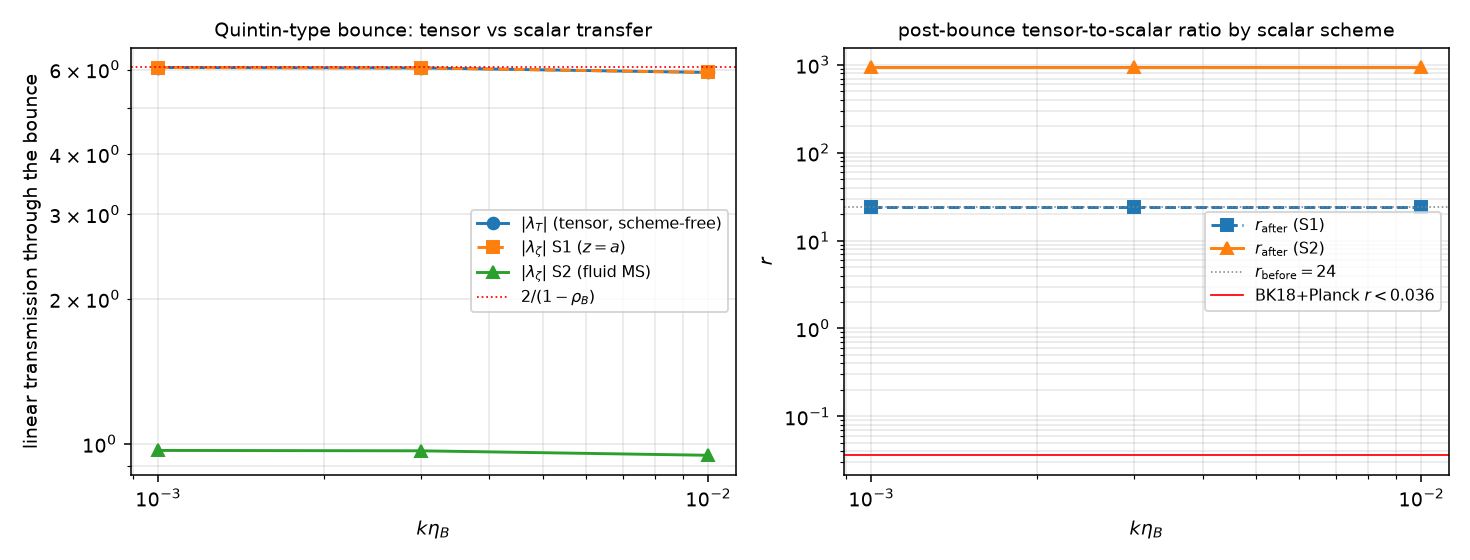

Write Python code to recreate this figure.
#!/usr/bin/env python3
"""Row 18(a) / A3-S2r: tensor transfer through the bounce, and r_after per scalar scheme.

The tensor mode obeys  hdd + 3 H hd + (k^2/a^2) h = 0  (equivalently mu_T = a h, mu_T'' + (k^2 - a''/a) mu_T = 0).
It contains ONLY a: no 1/H, no eps, no c_s, no scalar constraint variables (N1, psi).  The S1/S2 scheme ambiguity
is a choice of SCALAR variable (which z continues through H = 0), so it cannot touch h.  This script verifies that
numerically on the Quintin-type background used by lane 9b-2, and computes r_after = r_before (lam_T/lam_zeta)^2
for each scalar scheme, plus lam_zeta^S2(c_s).  Nothing is tuned toward any target value.

Background + S1/S2 scalar mode machinery are imported from the committed lane 9b-2 script (single source of truth);
the tensor solver here is an independent code path written from the tensor equation.
"""
import importlib.util, json, os, time
import numpy as np
from scipy.integrate import solve_ivp

HERE = os.path.dirname(os.path.abspath(__file__))
LANE = os.path.join(os.path.dirname(HERE), "lane9b2_s2_rawadm")
_spec = importlib.util.spec_from_file_location("lane9b2", os.path.join(LANE, "lane9b2_s2_rawadm.py"))
L = importlib.util.module_from_spec(_spec); _spec.loader.exec_module(L)
_lines = []


def log(m=""):
    print(m, flush=True); _lines.append(m)


# ------------------------------------------------------------------ tensor mode (independent code path)
def tensor_transmission(bg, k, t_star, rtol=1e-12, atol=1e-14):
    """|h(t_star)/h(-tm)| for the tensor mode seeded in the pre-bounce adiabatic vacuum.
    Phase 1 (t <= -tm): exact matter solution v = e^{-ik eta}(1 - i/(k eta))/sqrt(2k), h = v/a.
    Phase 2 (|t| <= tm): integrate the REGULAR first-order system hd = Pi/a^3, Pid = -a k^2 h
        (Pi = a^3 hd is the tensor momentum; both are continuous everywhere, including H = 0 and the
         |t| = tm junctions where only Hdot jumps).  Equivalent to hdd + 3H hd + (k^2/a^2) h = 0.
    Phase 3 (t >= tm): exact matter basis again (g1 = cos x - sin x/x, g2 = sin x + cos x/x).
    """
    tm, am = bg.tm, bg.am
    v, dv = L.matter_mode(k, bg.eta_m(-tm))                 # dv = dv/deta
    a, H = float(bg.a(-tm)), float(bg.H(-tm))
    h0 = v / a
    Pi0 = a * dv - a**2 * H * v                             # = a^3 dh/dt

    def rhs(t, y):
        aa = float(bg.a(t))
        hr, hi, pr, pi = y
        return [pr / aa**3, pi / aa**3, -aa * k**2 * hr, -aa * k**2 * hi]

    sol = solve_ivp(rhs, (-tm, tm), [h0.real, h0.imag, Pi0.real, Pi0.imag],
                    rtol=rtol, atol=atol, method="DOP853", dense_output=True)
    assert sol.success, sol.message
    hp = sol.y[0, -1] + 1j * sol.y[1, -1]
    Pip = sol.y[2, -1] + 1j * sol.y[3, -1]
    a, H = float(bg.a(tm)), float(bg.H(tm))
    vv = a * hp
    vvp = (Pip + a**2 * H * vv) / a                          # dv/deta at +tm
    g1, g2, dg1, dg2 = L.matter_real_basis(k, bg.eta_m(tm))
    cA, cB = np.linalg.solve(np.array([[g1, g2], [dg1, dg2]]), np.array([vv, vvp]))
    g1s, g2s, _, _ = L.matter_real_basis(k, bg.eta_m(t_star))
    h_star = (cA * g1s + cB * g2s) / float(bg.a(t_star))
    return dict(lam_T=float(abs(h_star / h0)), h_before=complex(h0), h_star=complex(h_star),
                n_steps=int(sol.t.size), wronskian_check=None)


def scalar_transmission(bg, k, scheme, t_star, c_s=1.0):
    """|zeta(t_star)/zeta(-tm)| from lane 9b-2's BounceModes.  A constant c_s enters the S2 problem ONLY as
    k -> c_s k (z^2 = 2 a^2 eps / c_s^2 is a constant rescaling that cancels in a transmission RATIO, and the
    junction condition a^3 eps zetadot / c_s^2 is likewise c_s-invariant); the gradient term is c_s^2 k^2."""
    m = L.BounceModes(bg, c_s * k, scheme)
    z_before = m.early(-bg.tm)[0]
    z_star = m.late(t_star)[0]
    return float(abs(z_star / z_before))


def main():
    t0 = time.time()
    bg = L.Quintin(1.0)
    lane = json.load(open(os.path.join(LANE, "results.json")))
    rho_B = lane["S1_reference_lane_b"]["rho_B"]
    lam_S1_closed = 2.0 / (1.0 - rho_B)
    t_star = float(bg.t_of_eta(50 * bg.eta_B))
    R_BEFORE = 24.0                                   # row 10: r = 24(1+w), pure dust w = 0
    log(f"[background] Quintin dtB=1: Ups={bg.Ups:.4f} tm={bg.tm} eta_B={bg.eta_B:.6f} am={bg.am:.6f}")
    log(f"[reference ] lane b rho_B={rho_B:.7f} -> 2/(1-rho_B) = {lam_S1_closed:.6f}; eta*=50 eta_B -> t*={t_star:.4g}")
    out = dict(task="ledger row 18(a) A3-S2r: tensor transfer through the bounce; r_after per scalar scheme",
               date="2026-09-04", background="Quintin-type piecewise (lane 9b-2 / a2_transmission_linear)",
               rho_B=rho_B, lam_S1_closed_form=lam_S1_closed, r_before=R_BEFORE,
               t_star=t_star, eta_star_over_etaB=50.0, rows=[])

    log("\n[step 2] tensor transmission vs S1/S2 scalar transmission (same background, same eta*)")
    log("  k eta_B |    lam_T    |  lam_zeta^S1 | lam_T/lam_S1-1 | lam_zeta^S2 |  r_after^S1 |  r_after^S2")
    for kt in [1e-3, 3e-3, 1e-2]:
        k = kt / bg.eta_B
        T = tensor_transmission(bg, k, t_star)
        lam_T = T["lam_T"]
        lam_S1 = scalar_transmission(bg, k, "S1", t_star)
        lam_S2 = scalar_transmission(bg, k, "S2", t_star)
        r_S1 = R_BEFORE * (lam_T / lam_S1) ** 2
        r_S2 = R_BEFORE * (lam_T / lam_S2) ** 2
        row = dict(k_etaB=kt, k=k, k_eta_star=float(k * 50 * bg.eta_B), lam_T=lam_T, lam_zeta_S1=lam_S1,
                   lam_zeta_S2=lam_S2, lam_T_over_lam_S1_minus_1=lam_T / lam_S1 - 1,
                   lam_T_over_closed_form_minus_1=lam_T / lam_S1_closed - 1,
                   r_after_S1=r_S1, r_after_S2=r_S2, ode_steps=T["n_steps"])
        out["rows"].append(row)
        log(f"  {kt:7.4g} | {lam_T:11.7f} | {lam_S1:12.7f} | {lam_T/lam_S1-1:+13.2e}  | {lam_S2:11.7f} | "
            f"{r_S1:11.5f} | {r_S2:11.2f}")

    log("\n[step 4] c_s dependence.  c_T = 1 exactly (no c_s in the tensor equation) -> lam_T is c_s-INDEPENDENT")
    log("         by construction; verified below by re-running the tensor solver (which has no c_s input) and")
    log("         the S2 scalar solver at k_eff = c_s k.  k eta_B = 1e-3.")
    kt = 1e-3
    k = kt / bg.eta_B
    lam_T_ref = tensor_transmission(bg, k, t_star)["lam_T"]
    cs_rows = []
    for c_s in [1.0, 0.888, 0.6, 0.44]:
        lam_S2 = scalar_transmission(bg, k, "S2", t_star, c_s=c_s)
        lam_S1 = scalar_transmission(bg, k, "S1", t_star, c_s=c_s)
        cs_rows.append(dict(c_s=c_s, k_etaB=kt, lam_T=lam_T_ref, lam_zeta_S2=lam_S2, lam_zeta_S1=lam_S1,
                            r_after_S2=R_BEFORE * (lam_T_ref / lam_S2) ** 2,
                            r_after_S1=R_BEFORE * (lam_T_ref / lam_S1) ** 2))
        log(f"   c_s={c_s:5.3f}: lam_T={lam_T_ref:.7f} (c_s-free)  lam_zeta^S2={lam_S2:.7f}  "
            f"lam_zeta^S1={lam_S1:.7f}  r_after^S2={R_BEFORE*(lam_T_ref/lam_S2)**2:.2f}")
    out["c_s_scan"] = cs_rows

    med = lambda key: float(np.median([r[key] for r in out["rows"]]))
    out["headline"] = dict(lam_T=med("lam_T"), lam_zeta_S1=med("lam_zeta_S1"), lam_zeta_S2=med("lam_zeta_S2"),
                           r_after_S1=med("r_after_S1"), r_after_S2=med("r_after_S2"),
                           max_abs_lam_T_over_lam_S1_minus_1=float(max(abs(r["lam_T_over_lam_S1_minus_1"]) for r in out["rows"])),
                           r_after_S2_over_planck_bound=med("r_after_S2") / 0.036,
                           r_after_S1_over_planck_bound=med("r_after_S1") / 0.036)
    out["row10_tensor_crosscheck"] = dict(
        source="research/track_a3_multichannel/row10_r_ns/results.json",
        note="poly and LQC backgrounds: T_h/T_zeta[S1] - 1 <= 8.5e-9, r_after = 24 -- same identity, other backgrounds")
    out["s2_on_lqc_poly"] = ("NOT AVAILABLE: lane 9b-2 assumption (A1) -- LQC/poly have Hdot = 0 crossings where "
                             "z^2[S2] = 0 and the S2 zeta has a logarithmic point; exact S2 modes were not constructed "
                             "there, so no S2 r_after can be quoted for LQC/poly.  Quintin-type only.")
    out["runtime_s"] = time.time() - t0
    return out, bg


def make_figure(out):
    import matplotlib
    matplotlib.use("Agg")
    import matplotlib.pyplot as plt
    ks = [r["k_etaB"] for r in out["rows"]]
    fig, ax = plt.subplots(1, 2, figsize=(10.5, 4.0))
    ax[0].plot(ks, [r["lam_T"] for r in out["rows"]], "o-", label=r"$|\lambda_T|$ (tensor, scheme-free)")
    ax[0].plot(ks, [r["lam_zeta_S1"] for r in out["rows"]], "s--", label=r"$|\lambda_\zeta|$ S1 ($z=a$)")
    ax[0].plot(ks, [r["lam_zeta_S2"] for r in out["rows"]], "^-", label=r"$|\lambda_\zeta|$ S2 (fluid MS)")
    ax[0].axhline(out["lam_S1_closed_form"], color="r", ls=":", lw=0.9, label=r"$2/(1-\rho_B)$")
    ax[0].set_xscale("log"); ax[0].set_yscale("log"); ax[0].set_xlabel(r"$k\eta_B$")
    ax[0].set_ylabel("linear transmission through the bounce")
    ax[0].set_title("Quintin-type bounce: tensor vs scalar transfer", fontsize=10)
    ax[0].legend(fontsize=8); ax[0].grid(alpha=0.3, which="both")
    ax[1].plot(ks, [r["r_after_S1"] for r in out["rows"]], "s--", label=r"$r_{\rm after}$ (S1)")
    ax[1].plot(ks, [r["r_after_S2"] for r in out["rows"]], "^-", label=r"$r_{\rm after}$ (S2)")
    ax[1].axhline(24.0, color="0.5", lw=0.8, ls=":", label=r"$r_{\rm before}=24$")
    ax[1].axhline(0.036, color="r", lw=0.9, label="BK18+Planck $r<0.036$")
    ax[1].set_xscale("log"); ax[1].set_yscale("log"); ax[1].set_xlabel(r"$k\eta_B$"); ax[1].set_ylabel(r"$r$")
    ax[1].set_title("post-bounce tensor-to-scalar ratio by scalar scheme", fontsize=10)
    ax[1].legend(fontsize=8); ax[1].grid(alpha=0.3, which="both")
    fig.tight_layout()
    p = os.path.join(HERE, "row18a_s2_tensor.png"); fig.savefig(p, dpi=140); plt.close(fig)
    out["figures"] = [os.path.basename(p)]


if __name__ == "__main__":
    out, bg = main()
    h = out["headline"]
    log(f"\n[VERDICT] lam_T = {h['lam_T']:.6f} == lam_zeta^S1 to {h['max_abs_lam_T_over_lam_S1_minus_1']:.1e} "
        f"(identity: with z = a the S1 scalar equation IS the tensor equation).")
    log(f"          r_after^S1 = {h['r_after_S1']:.5f} (= r_before, {h['r_after_S1_over_planck_bound']:.0f}x the "
        f"BK18+Planck bound r < 0.036); r_after^S2 = {h['r_after_S2']:.1f} "
        f"({h['r_after_S2_over_planck_bound']:.0f}x the bound).")
    log("          The tensor problem's CONCLUSION is scheme-independent: both schemes are excluded, by >=670x.")
    make_figure(out)
    with open(os.path.join(HERE, "results.json"), "w") as fh:
        json.dump(out, fh, indent=2, default=str)
    with open(os.path.join(HERE, "row18a_s2_tensor.log"), "w") as fh:
        fh.write("\n".join(_lines) + "\n")
    log(f"DONE ({out['runtime_s']:.1f} s)")
